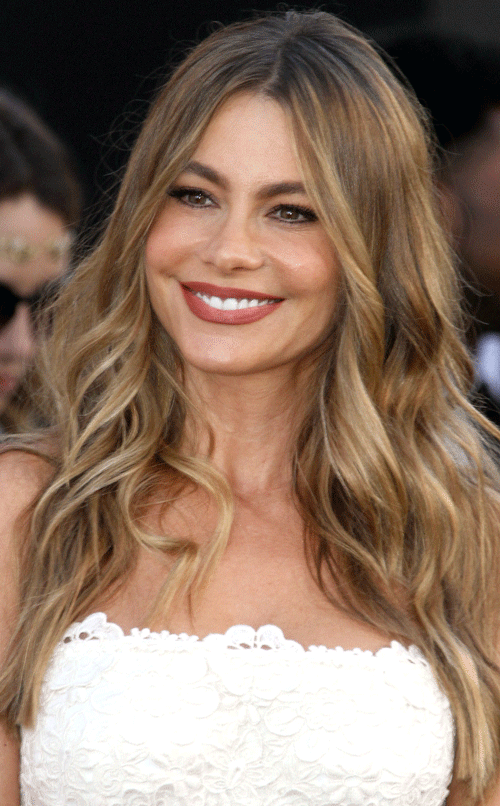
//> input picture img/person.png, 500 x 806 px, given in place of the camera
$ ./main   (built with g++ and OpenCV 4)
//> lines starting //> are read from the running program, lines starting //| are printed output that depends on the picture; after the words box and inside, x2 and y2 are one past the last pixel; in counts of white or black regions, pixels touching at a corner belong together
// source; https://github.com/opencv/opencv/blob/master/samples/cpp/tutorial_code/objectDetection/objectDetection.cpp

#include <iostream>
#include <opencv2/core/core.hpp>
#include <opencv2/highgui/highgui.hpp>
#include <opencv/cv.hpp>


using namespace std;
using namespace cv;

String face_cascade_name, eyes_cascade_name;
CascadeClassifier face_cascade;
CascadeClassifier eyes_cascade;

void detectAndDisplay(Mat frame);

int main() {
	VideoCapture capture;
	Mat frame;

	if(!face_cascade.load("../xml/haarcascade_frontalface_alt.xml")) {
		printf("--(!)Error loading face cascade\n");
		return -1;
	}

	if(!eyes_cascade.load("../xml/haarcascade_eye_tree_eyeglasses.xml")){
		printf("--(!)Error loading eyes cascade\n");
		return -1;
	}

	capture.open(0);

	if (!capture.isOpened()) {
		printf("--(!)Error opening video capture\n");
		return -1;
	}

	while(capture.read(frame)) {
//> frame is the input picture: 806 rows x 500 cols, CV_8UC3; mean B, G, R 101.9, 118.6, 142.6
		if(frame.empty()) {
			printf(" --(!) No captured frame -- Break!");
			break;
		}

		detectAndDisplay(frame);

		char c = (char)waitKey(10);
		if(c == 27) // escape
			break;
	}

	return 0;
}

void detectAndDisplay( Mat frame )
{
	std::vector<Rect> faces;
	Mat frame_gray;

	cvtColor( frame, frame_gray, COLOR_BGR2GRAY );
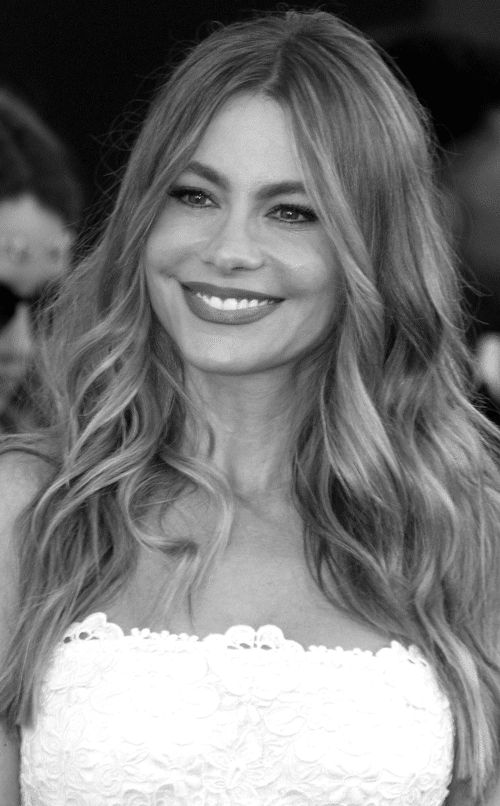
//> frame_gray: 806 rows x 500 cols, CV_8UC1; min 3, max 255, mean 123.8
	equalizeHist( frame_gray, frame_gray );
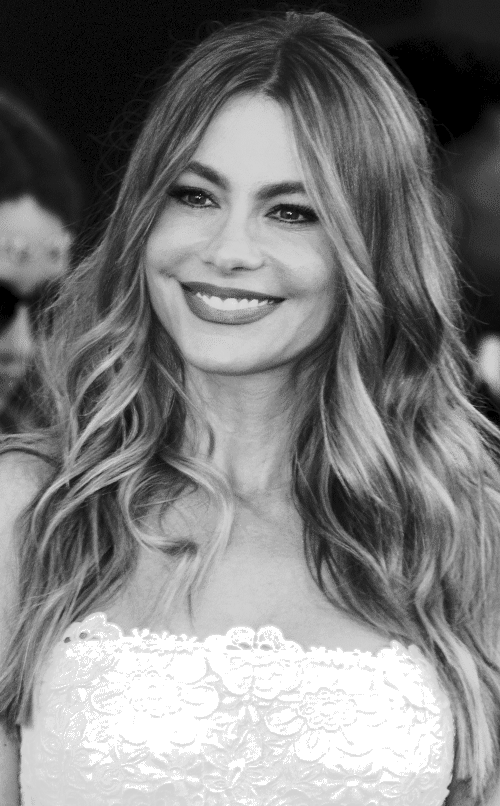
//> frame_gray: 806 rows x 500 cols, CV_8UC1; min 0, max 255, mean 126.8

	face_cascade.detectMultiScale( frame_gray, faces, 1.1, 2, 0|CASCADE_SCALE_IMAGE, Size(30, 30) );
//> faces = 1 Rect (x, y, width, height): [109, 104, 261, 261]

	for(size_t i = 0; i < faces.size(); i++) {
		Point center( faces[i].x + faces[i].width/2, faces[i].y + faces[i].height/2 );
		ellipse( frame, center, Size( faces[i].width/2, faces[i].height/2 ), 0, 0, 360, Scalar( 255, 0, 255 ), 4, 8, 0 );

		Mat faceROI = frame_gray( faces[i] );
		std::vector<Rect> eyes;

		eyes_cascade.detectMultiScale( faceROI, eyes, 1.1, 2, 0 |CASCADE_SCALE_IMAGE, Size(30, 30) );

		for (size_t j = 0; j < eyes.size(); j++) {
			Point eye_center( faces[i].x + eyes[j].x + eyes[j].width/2, faces[i].y + eyes[j].y + eyes[j].height/2 );
			int radius = cvRound( (eyes[j].width + eyes[j].height)*0.25 );
			circle( frame, eye_center, radius, Scalar( 255, 0, 0 ), 4, 8, 0 );
		}
	}
//> this loop made 1 pass
//> center on pass 1: Point(239, 234)
//> pass 1, in detectAndDisplay, `Mat faceROI = frame_gray( faces[i] );`:
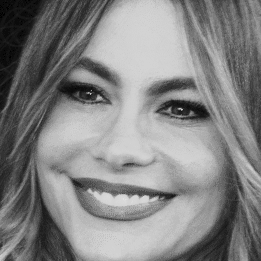
//> faceROI: 261 rows x 261 cols, CV_8UC1; min 0, max 226, mean 131.6
//> after the loop:
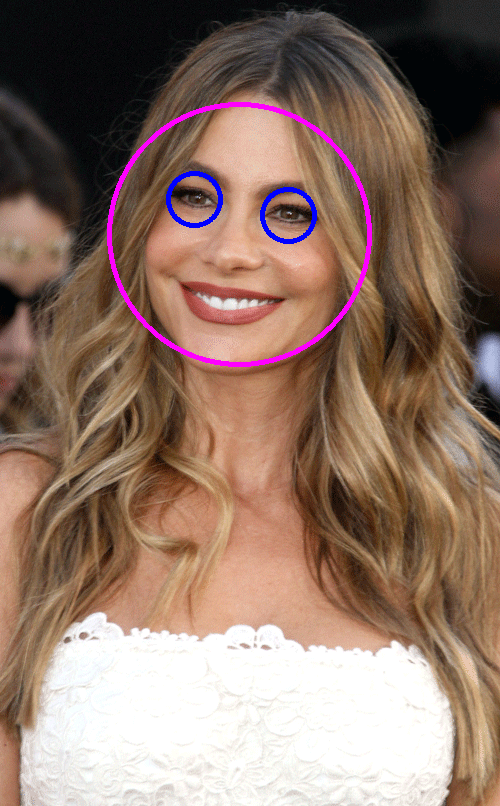
//> frame: 806 rows x 500 cols, CV_8UC3; 1.42% of pixels changed, all inside (x1, y1, x2, y2) = (107, 102, 372, 367)
//> the Esc key is pressed

	imshow("face detector 2000", frame);
}
